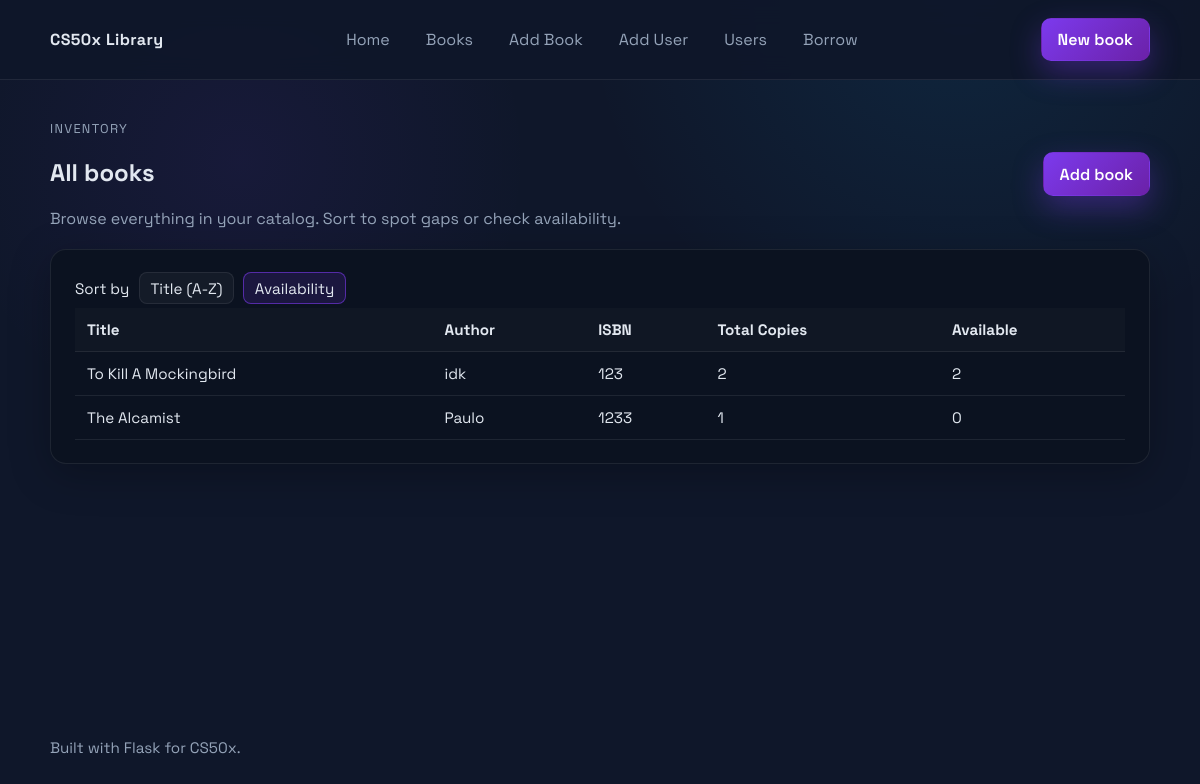
Page /books?sort=available_copies on the committed database.
### tables this page shows
CREATE TABLE books (
    id INTEGER PRIMARY KEY AUTOINCREMENT,
    title TEXT NOT NULL,
    author TEXT NOT NULL,
    isbn TEXT NOT NULL UNIQUE,
    total_copies INTEGER NOT NULL CHECK (total_copies >= 0),
    available_copies INTEGER NOT NULL CHECK (available_copies >= 0)
);

### app.py (the view)
@app.route("/books")
def list_books():
    sort = request.args.get("sort", "title")
    order_by_options = {
        "title": "title COLLATE NOCASE ASC",
        "available_copies": "available_copies DESC, title COLLATE NOCASE ASC",
    }
    order_by = order_by_options.get(sort, order_by_options["title"])
    if sort not in order_by_options:
        sort = "title"  # Keep template state in sync with the default.
    with get_db_connection() as conn:
        books = conn.execute(
            f"SELECT id, title, author, isbn, total_copies, available_copies FROM books ORDER BY {order_by}"
        ).fetchall()
    return render_template("books.html", books=books, sort=sort)

### app.py (called while the page is built)
def get_db_connection():
    conn = sqlite3.connect(DB_PATH)
    conn.row_factory = sqlite3.Row
    return conn

### templates/books.html
{% extends "layout.html" %}
{% block content %}
<section class="page-heading">
    <div>
        <p class="eyebrow">Inventory</p>
        <h1>All books</h1>
        <p class="lede">Browse everything in your catalog. Sort to spot gaps or check availability.</p>
    </div>
    <a class="btn btn-primary" href="{{ url_for('add_book') }}">Add book</a>
</section>
<section class="card">
    <div class="card-header">
        <div class="sort-links">
            <span>Sort by</span>
            <a href="{{ url_for('list_books', sort='title') }}" class="{{ 'active' if sort == 'title' else '' }}">Title (A-Z)</a>
            <a href="{{ url_for('list_books', sort='available_copies') }}" class="{{ 'active' if sort == 'available_copies' else '' }}">Availability</a>
        </div>
    </div>
    {% if books %}
    <div class="table-wrap">
        <table class="data-table">
            <thead>
                <tr>
                    <th>Title</th>
                    <th>Author</th>
                    <th>ISBN</th>
                    <th>Total Copies</th>
                    <th>Available</th>
                </tr>
            </thead>
            <tbody>
                {% for book in books %}
                <tr>
                    <td>{{ book.title }}</td>
                    <td>{{ book.author }}</td>
                    <td>{{ book.isbn }}</td>
                    <td>{{ book.total_copies }}</td>
                    <td>{{ book.available_copies }}</td>
                </tr>
                {% endfor %}
            </tbody>
        </table>
    </div>
    {% else %}
    <p class="muted">No books yet. <a href="{{ url_for('add_book') }}">Add one now</a>.</p>
    {% endif %}
</section>
{% endblock %}

### static/styles.css (style rules this page uses)
:root { --bg: #0f172a; --card: #0b1220; --panel: rgba(255, 255, 255, 0.04); --text: #e2e8f0; --muted: #94a3b8; --accent: #7c3aed; --accent-strong: #6b21a8; --border: rgba(255, 255, 255, 0.08); }
* { box-sizing: border-box; }
body { margin: 0; font-family: "Space Grotesk", "Segoe UI", sans-serif; background: radial-gradient(circle at 20% 20%, rgba(124, 58, 237, 0.08), transparent 25%), radial-gradient(circle at 80% 0%, rgba(14, 165, 233, 0.1), transparent 30%), var(--bg); color: var(--text); min-height: 100vh; }
a { color: inherit; }
.page { display: flex; flex-direction: column; min-height: 100vh; }
.card { background: var(--card); border: 1px solid var(--border); border-radius: 16px; padding: 1.4rem 1.5rem; box-shadow: 0 10px 40px rgba(0, 0, 0, 0.25); }
.page-heading { display: flex; align-items: center; justify-content: space-between; gap: 1rem; flex-wrap: wrap; margin-bottom: 1.25rem; }
.eyebrow { text-transform: uppercase; font-size: 0.8rem; letter-spacing: 0.1em; color: var(--muted); margin: 0; }
.lede { color: var(--muted); margin: 0.35rem 0 0; }
.btn { display: inline-flex; align-items: center; justify-content: center; gap: 0.35rem; padding: 0.65rem 1rem; border-radius: 10px; border: 1px solid transparent; text-decoration: none; font-weight: 600; cursor: pointer; transition: transform 0.15s ease, box-shadow 0.15s ease, background 0.15s ease; }
.btn-primary { background: linear-gradient(135deg, var(--accent), var(--accent-strong)); color: #fff; box-shadow: 0 12px 30px rgba(124, 58, 237, 0.35); }
.card-header { display: flex; justify-content: space-between; align-items: center; gap: 1rem; flex-wrap: wrap; margin-bottom: 0.25rem; }
.sort-links { display: flex; align-items: center; gap: 0.6rem; font-size: 0.95rem; }
.sort-links a { color: var(--text); text-decoration: none; padding: 0.35rem 0.65rem; border-radius: 8px; border: 1px solid var(--border); background: var(--panel); }
.sort-links a.active { border-color: rgba(124, 58, 237, 0.6); background: rgba(124, 58, 237, 0.15); }
.table-wrap { overflow-x: auto; }
.data-table { width: 100%; border-collapse: collapse; font-size: 0.95rem; }
.data-table th, .data-table td { padding: 0.75rem; border-bottom: 1px solid var(--border); text-align: left; }
.data-table th { background: rgba(255, 255, 255, 0.02); font-weight: 700; }

### rows in the picture
books: title "To Kill A Mockingbird", author "idk", isbn "123", total_copies "2", available_copies "2"
books: title "The Alcamist", author "Paulo", isbn "1233", total_copies "1", available_copies "0"
